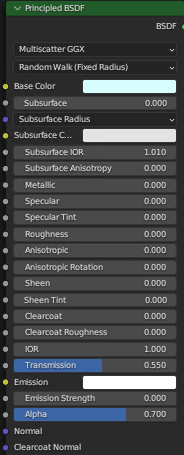
#> input picture render-settings.png, 184 x 455 px
$ python script92-quadruple.py ..
#> lines starting #> are read from the running program, lines starting #| are printed output that depends on the picture
#!/usr/bin/env python3
"""
Batch text overlay for PNGs in a relative folder.

Usage:
  python add_overlay.py path/to/relative/folder

Writes processed images to "<folder>-overlay" next to the input folder.

Notes:
- Each corner overlay has its own text, font, size, color, and offsets.
- Replace backticks ` in any TEXT_LABEL_* with the zero-padded frame number.
- Replace caret ^ in any TEXT_LABEL_* with the total number of frames.
- TEXT_LABEL_* may be either a single string or a list of strings.
- Special label value "TIME":
    - If a corner's label list contains the string "TIME", that entry is replaced
      for each frame with TIME_LABEL_TEMPLATE where:
        X = zero-padded days
        Y = zero-padded hours
      computed from HOURS_PER_FRAME (float allowed).
"""

from pathlib import Path
import sys
import argparse
import math
from PIL import Image, ImageDraw, ImageFont

# =========================
# Config — edit these
# =========================

LINE_SPACING = 1

# Time-related config
HOURS_PER_FRAME = 1.31   # now allowed to be a float
HOURS_PER_FRAME = 0.98
TIME_LABEL_TEMPLATE = f"Estimate ({HOURS_PER_FRAME:.1f} hr/frame): X dd Y hr"

# --- Top-left overlay ---
TEXT_LABEL_TL = [
    "ECDOsim v11 Test Render:",
    # "S1 -> S2, 2x Strength, Extended Drainage",
    # "S1 -> S2, Extended Drainage",
    "Pivots: (-20 S,130 E), (20 N,-50 W)"
]
OFFSET_X_TL = 15
OFFSET_Y_TL = 10
FONT_PATH_TL = "RobotoCondensed.ttf"
FONT_SIZE_TL = 10
FONT_SIZE_TL = 64
FONT_COLOR_TL = (0, 0, 0, 255)

# --- Top-right overlay ---
TEXT_LABEL_TR = ["TIME", "Frame `/^"]
OFFSET_X_TR = 15
OFFSET_Y_TR = 10
FONT_PATH_TR = "RobotoCondensed.ttf"
FONT_SIZE_TR = 14
FONT_SIZE_TR = 64
FONT_COLOR_TR = (0, 0, 0, 255)

# --- Bottom-left overlay ---
TEXT_LABEL_BL = [
    # "720x720 pixels",
    # "~12 million particles"
    "4096x4096 pixels",
    "~35 million particles"
]
OFFSET_X_BL = 15
OFFSET_Y_BL = 10
FONT_PATH_BL = "RobotoCondensed.ttf"
FONT_SIZE_BL = 13
FONT_SIZE_BL = 50
FONT_COLOR_BL = (0, 0, 0, 255)

# --- Bottom-right overlay ---
TEXT_LABEL_BR = [
    "By Junho (Nov. 2025)",
    "@ sovrynn.github.io",
]
OFFSET_X_BR = 15
OFFSET_Y_BR = 10
FONT_PATH_BR = "RobotoCondensed.ttf"
FONT_SIZE_BR = 13
FONT_SIZE_BR = 50
FONT_COLOR_BR = (0, 0, 0, 255)

# ===========================================================

def load_font(font_path: str, size: int):
    try:
        return ImageFont.truetype(font_path, size=size)
    except Exception:
        print(f"[warn] Could not load font '{font_path}'; using default font.")
        return ImageFont.load_default()

def _text_size(font, text):
    if hasattr(font, "getbbox"):
        x0, y0, x1, y1 = font.getbbox(text)
        return (x1 - x0, y1 - y0)
    return font.getsize(text)

def _line_height(font):
    if hasattr(font, "getmetrics"):
        a, d = font.getmetrics()
        return a + d
    _, h = _text_size(font, "Mg")
    return h

def _normalize_texts(label):
    if label is None:
        return []
    if isinstance(label, str):
        s = label.strip()
        return [s] if s else []
    try:
        out = []
        for item in label:
            if item is None:
                continue
            s = str(item).strip()
            if s:
                out.append(s)
        return out
    except TypeError:
        s = str(label).strip()
        return [s] if s else []

def build_time_label(frame_index: int, pad_days: int, pad_hours: int) -> str:
    """
    Compute elapsed hours as float and round *only for display*.
    Never overwrite float values.
    """
    elapsed_hours_float = (frame_index - 1) * HOURS_PER_FRAME
    elapsed_hours_display = int(round(elapsed_hours_float))

    days = elapsed_hours_display // 24
    hours = elapsed_hours_display % 24

    day_str = str(days).zfill(pad_days)
    hour_str = str(hours).zfill(pad_hours)

    return TIME_LABEL_TEMPLATE.replace("X", day_str).replace("Y", hour_str)

def add_text_overlays(img, tl, tr, bl, br, line_spacing=0):
    if img.mode != "RGBA":
        base = img.convert("RGBA")
    else:
        base = img.copy()

    W, H = base.size
    overlay = Image.new("RGBA", base.size, (0, 0, 0, 0))
    draw = ImageDraw.Draw(overlay)

    # TL
    if tl and tl.get("texts"):
        lh = _line_height(tl["font"])
        x = tl["offset_x"]
        y = tl["offset_y"]
        for line in tl["texts"]:
            draw.text((x, y), line, font=tl["font"], fill=tl["color"])
            y += lh + line_spacing

    # TR
    if tr and tr.get("texts"):
        lh = _line_height(tr["font"])
        y = tr["offset_y"]
        for line in tr["texts"]:
            tw, _ = _text_size(tr["font"], line)
            x = W - tw - tr["offset_x"]
            draw.text((x, y), line, font=tr["font"], fill=tr["color"])
            y += lh + line_spacing

    # BL
    if bl and bl.get("texts"):
        lh = _line_height(bl["font"])
        n = len(bl["texts"])
        total_h = n * lh + line_spacing * (n - 1)
        x = bl["offset_x"]
        y = H - bl["offset_y"] - total_h
        for line in bl["texts"]:
            draw.text((x, y), line, font=bl["font"], fill=bl["color"])
            y += lh + line_spacing

    # BR
    if br and br.get("texts"):
        lh = _line_height(br["font"])
        n = len(br["texts"])
        total_h = n * lh + line_spacing * (n - 1)
        y = H - br["offset_y"] - total_h
        for line in br["texts"]:
            tw, _ = _text_size(br["font"], line)
            x = W - tw - br["offset_x"]
            draw.text((x, y), line, font=br["font"], fill=br["color"])
            y += lh + line_spacing

    return Image.alpha_composite(base, overlay)

def main():
    parser = argparse.ArgumentParser(description="Add corner overlays to PNGs in a folder.")
    parser.add_argument("folder")
    args = parser.parse_args()

    in_dir = Path(args.folder)
    if not in_dir.exists() or not in_dir.is_dir():
        print(f'[error] "{in_dir}" is not a directory.')
        sys.exit(1)

    out_dir = in_dir.parent / f"{in_dir.name}-overlay"
    out_dir.mkdir(parents=True, exist_ok=True)

    pngs = sorted([p for p in in_dir.iterdir() if p.suffix.lower() == ".png"])
    total = len(pngs)
    if total == 0:
        print(f"[info] No PNGs found.")
        sys.exit(0)

    pad_width = len(str(total))

    font_tl = load_font(FONT_PATH_TL, FONT_SIZE_TL)
    font_tr = load_font(FONT_PATH_TR, FONT_SIZE_TR)
    font_bl = load_font(FONT_PATH_BL, FONT_SIZE_BL)
    font_br = load_font(FONT_PATH_BR, FONT_SIZE_BR)

    # Compute padding based on *display-rounded* max time
    max_elapsed_hours_float = (total - 1) * HOURS_PER_FRAME
    max_elapsed_hours_display = int(round(max_elapsed_hours_float))
    max_days = max_elapsed_hours_display // 24
    max_hours = max_elapsed_hours_display % 24
    pad_days = max(len(str(max_days)), 1)
    pad_hours = max(len(str(max_hours)), 1)
    pad_hours = 2

    for idx, src in enumerate(pngs, 1):
        try:
            with Image.open(src) as im:
#> im is the input picture: PIL image 184x455 RGBA; mean R, G, B, A 69.7, 73.1, 73.5, 255
                frame_str = str(idx).zfill(pad_width)

                def replace_tokens(s):
                    return s.replace("`", frame_str).replace("^", str(total))

                def process_label(label):
                    out = []
                    for t in _normalize_texts(label):
                        if t == "TIME":
                            out.append(build_time_label(idx, pad_days, pad_hours))
                        else:
                            out.append(replace_tokens(t))
                    return out

                tl_texts = process_label(TEXT_LABEL_TL)
                tr_texts = process_label(TEXT_LABEL_TR)
                bl_texts = process_label(TEXT_LABEL_BL)
                br_texts = process_label(TEXT_LABEL_BR)

                result = add_text_overlays(
                    im,
                    tl={"texts": tl_texts, "font": font_tl, "color": FONT_COLOR_TL,
                        "offset_x": OFFSET_X_TL, "offset_y": OFFSET_Y_TL},
                    tr={"texts": tr_texts, "font": font_tr, "color": FONT_COLOR_TR,
                        "offset_x": OFFSET_X_TR, "offset_y": OFFSET_Y_TR},
                    bl={"texts": bl_texts, "font": font_bl, "color": FONT_COLOR_BL,
                        "offset_x": OFFSET_X_BL, "offset_y": OFFSET_Y_BL},
                    br={"texts": br_texts, "font": font_br, "color": FONT_COLOR_BR,
                        "offset_x": OFFSET_X_BR, "offset_y": OFFSET_Y_BR},
                    line_spacing=LINE_SPACING,
                )
#> in add_text_overlays, `overlay = Image.new("RGBA", base.size, (0, 0, 0, 0))`: overlay: PIL image 184x455 RGBA; every value is 0
#> in add_text_overlays, `lh = _line_height(tl["font"])`: lh = 76
#> in add_text_overlays, `x = tl["offset_x"]`: x = 15
#> in add_text_overlays, `y = tl["offset_y"]`: y = 10
#> the loop in add_text_overlays, `for line in tl["texts"]:` made 2 passes
#> (line, y) on passes 1 to 2: ('ECDOsim v11 Test Render:', 87), ('Pivots: (-20 S,130 E), (20 N,-50 W)', 164)
#> after the loop in add_text_overlays, `for line in tl["texts"]:`: y = 164
#> in add_text_overlays, `y = tr["offset_y"]`: y = 10
#> the loop in add_text_overlays, `for line in tr["texts"]:` made 2 passes
#> (line, x0 in _text_size, y0 in _text_size, x1 in _text_size, y1 in _text_size, tw, x, y) on passes 1 to 2: ('Estimate (1.0 hr/frame): 0 dd 00 hr', 0, 11, 1127, 68, 1127, -958, 87), ('Frame 1/1', 0, 13, 323, 66, 323, -154, 164)
#> after the loop in add_text_overlays, `for line in tr["texts"]:`: y = 164
#> in add_text_overlays, `lh = _line_height(bl["font"])`: lh = 59
#> in add_text_overlays, `n = len(bl["texts"])`: n = 2
#> in add_text_overlays, `total_h = n * lh + line_spacing * (n - 1)`: total_h = 119
#> in add_text_overlays, `x = bl["offset_x"]`: x = 15
#> in add_text_overlays, `y = H - bl["offset_y"] - total_h`: y = 326
#> the loop in add_text_overlays, `for line in bl["texts"]:` made 2 passes
#> (line, y) on passes 1 to 2: ('4096x4096 pixels', 386), ('~35 million particles', 446)
#> after the loop in add_text_overlays, `for line in bl["texts"]:`: y = 446
#> in add_text_overlays, `y = H - br["offset_y"] - total_h`: y = 326
#> the loop in add_text_overlays, `for line in br["texts"]:` made 2 passes
#> (line, x0 in _text_size, y0 in _text_size, x1 in _text_size, y1 in _text_size, tw, x, y) on passes 1 to 2: ('By Junho (Nov. 2025)', 0, 9, 528, 57, 528, -359, 386), ('@ sovrynn.github.io', 0, 9, 502, 57, 502, -333, 446)
#> after the loop in add_text_overlays, `for line in br["texts"]:`: y = 446
#> in add_text_overlays, `return Image.alpha_composite(base, overlay)`:
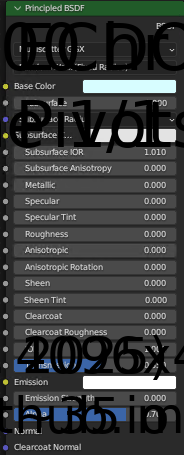
#> returned value: PIL image 184x455 RGBA; mean R, G, B, A 59, 61.8, 61.3, 255

                save_kwargs = {}
                if "dpi" in im.info:
                    save_kwargs["dpi"] = im.info["dpi"]

                dst = out_dir / src.name
                result.save(dst, format="PNG", **save_kwargs)

            print(f"[{idx}/{total}] {src.name} -> {dst}")

        except Exception as e:
            print(f"[error] Failed on {src.name}: {e}")

    print(f"[done] Wrote {total} files to {out_dir}")

if __name__ == "__main__":
    main()
